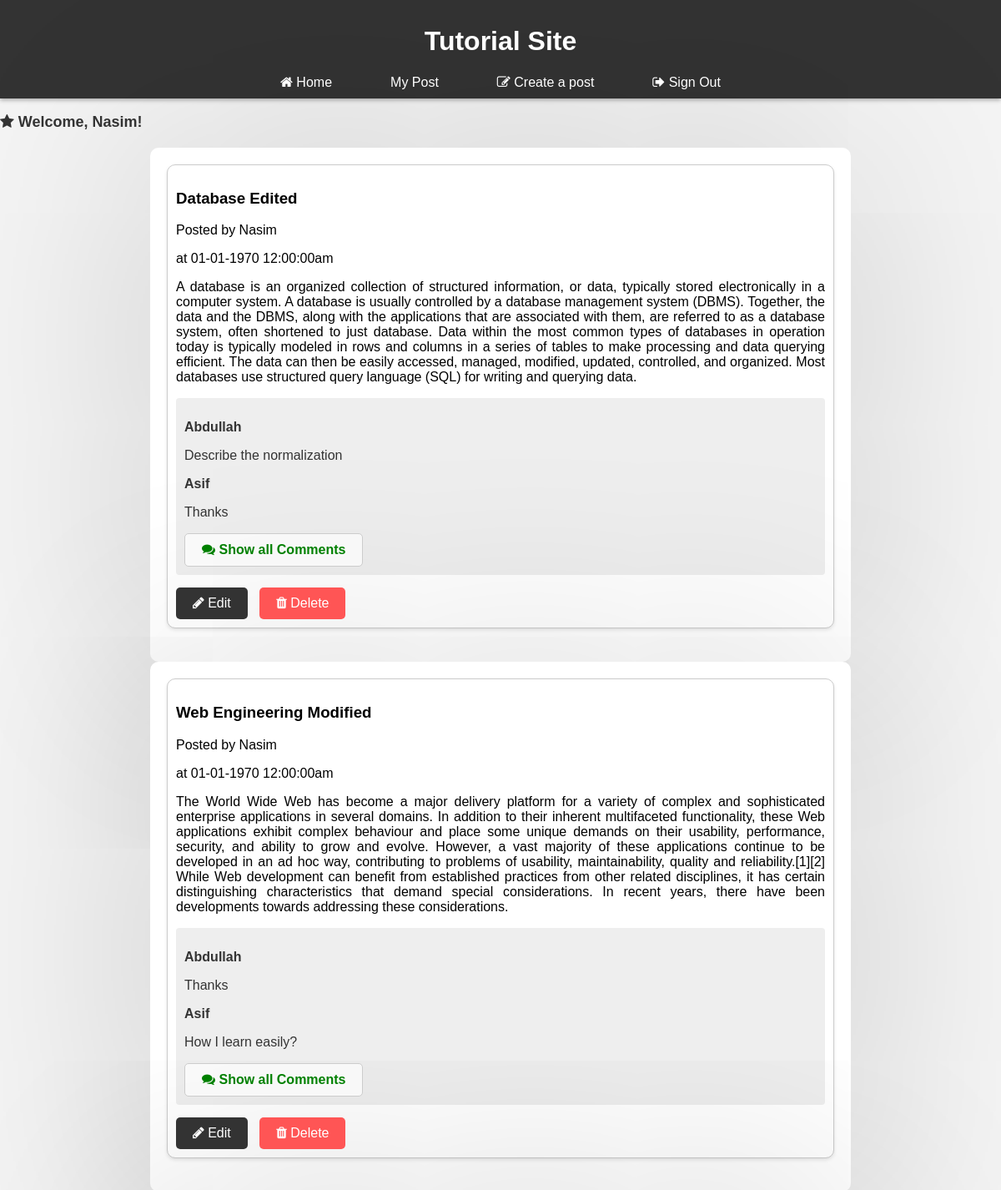
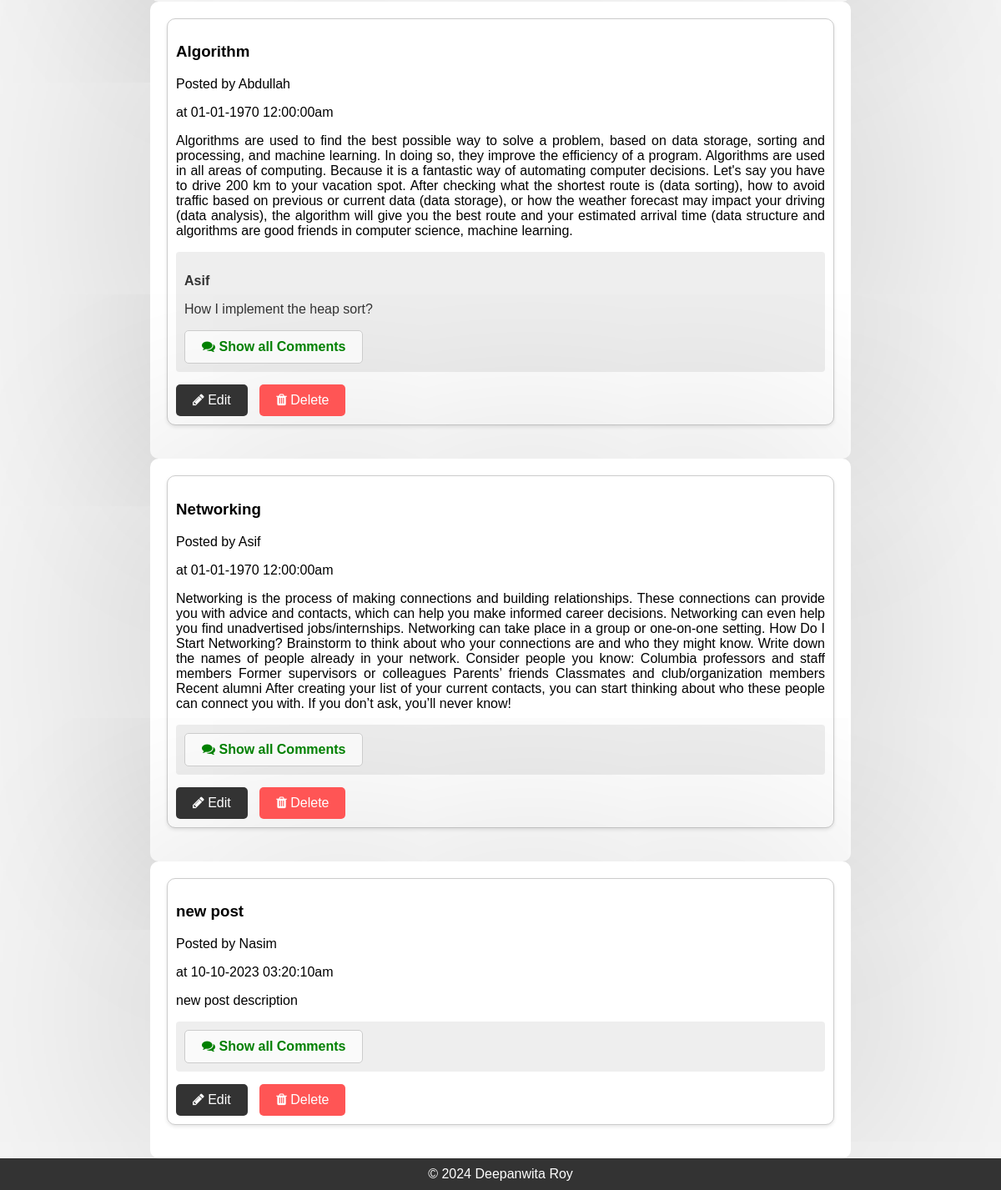
/index.php (signed in), run on the app's committed database (2 pictures, top to bottom).
### tables this page shows
CREATE TABLE `posts` (
  `post_id` int(11) NOT NULL,
  `title` varchar(255) NOT NULL,
  `content` text NOT NULL,
  `user_id` int(11) NOT NULL,
  `time` int(255) NOT NULL,
  `edited_at` int(128) NOT NULL DEFAULT 0
);

CREATE TABLE `users` (
  `user_id` int(11) NOT NULL,
  `username` varchar(255) NOT NULL,
  `password` varchar(255) NOT NULL
);

CREATE TABLE `comments` (
  `comment_id` int(11) NOT NULL,
  `content` text NOT NULL,
  `post_id` int(11) NOT NULL,
  `user_id` int(11) NOT NULL
);

### index.php (the view, shortened to what this page needs)
<?php
include("db.php");
$query = "SELECT posts.*, users.username FROM posts INNER JOIN users ON posts.user_id = users.user_id";
$result = mysqli_query($conn, $query);
$posts = [];
while ($row = mysqli_fetch_assoc($result)) {
    $posts[] = $row;
    }
function get_comment($id){
    global $conn;
    $sql = "SELECT comments.content, users.username FROM `comments` JOIN users ON comments.user_id = users.user_id WHERE post_id=$id LIMIT 2";
    $response = mysqli_query($conn, $sql);
    $comment = "";
    while($row = mysqli_fetch_assoc($response)){
        $comment .= "<div style='margin-bottom: 15px;'>
                        <p style='font-weight: bold;'>{$row['username']}</p>
                        <p>{$row['content']}</p>
                    </div>";
    }
    return $comment;
}
?>
<?php include("header.php"); ?>
<html>
<head>
</head>
  <?php if (isset($_SESSION['user_id'])) : ?>
<p class="w">  <i class="fa fa-star"></i> Welcome, <?php echo $_SESSION['username']; ?>! <a href="logout.php" class="anc1"></a></p>
<?php endif; ?>
<?php foreach ($posts as $post) : ?>
    <div class="container">
<div class="post">
    <h3>
        <a href="article.php?id=<?php echo $post['post_id']; ?>"
            style="text-decoration: none; color:black;"> <?php echo $post['title']; ?></a>
    </h3>
    <p style="color:black">Posted by <?php echo $post['username']; ?></p>
    <p style="color:black">at  <?php echo date("d-m-Y h:i:sa", $post['time']); ?></p>
    <p style="color:black; text-align:justify"><?php echo $post['content']; ?></p>
    <div class="comment_section"
        style="width: 100%; background-color: #eeeeee; box-sizing: border-box; padding: 10px; border-radius: 4px; margin-bottom: 15px;">
        <?php echo get_comment($post['post_id']); ?>
                <a href="article.php?id=<?php echo $post['post_id']; ?>"
            style="text-decoration: none; color:green; font-weight:bold;"  class="show-comments-link"> <i class="fa fa-comments"></i> Show all Comments</a>
    </div>
    <a href='edit_post.php?post_id=<?php echo $post['post_id']; ?>' class="edit-button"><i class="fa fa-pencil"></i> Edit</a>
    <a href='delete.php?post_id=<?php echo $post['post_id']; ?>' class="delete-button"><i class="fa fa-trash"></i> Delete</a>
</div>
    </div>
<?php endforeach; ?>
<?php include("footer.php"); ?>

### header.php (style rules this page uses)
body, ul, li { margin: 0; padding: 0; list-style: none; }

### index.php (style rules this page uses)
body { font-family: Arial, sans-serif; background-color: #f4f4f4; color: #333; margin: 0; padding: 0; }
.w { font-size: 18px; font-weight: bold; margin-bottom: 20px; }
.post { border: 1px solid #ccc; border-radius: 10px; margin-bottom: 20px; padding: 10px; background-color: #fff; box-shadow: 0 2px 4px rgba(0, 0, 0, 0.1); }
.post h3 a { text-decoration: none; color: blue; }
.post p { color: #333; text-align: justify; }
.comment_section { background-color: #eeeeee; padding: 10px; border-radius: 4px; margin-bottom: 15px; }
.container { max-width: 800px; margin: 0 auto; padding: 20px; background-color: #fff; border-radius: 10px; box-shadow: 0px 3px 17000px rgba(0, 0, 0, 0.2); }
.edit-button { background-color: #333; color: #fff; border: none; border-radius: 5px; padding: 10px 20px; margin-right: 10px; text-decoration: none; transition: background-color 0.3s; display: inline-block; }
.delete-button { background-color: #ff5555; color: #fff; border: none; border-radius: 5px; padding: 10px 20px; text-decoration: none; transition: background-color 0.3s; display: inline-block; }
.show-comments-link { display: inline-block; padding: 10px 20px; background: rgba(255, 255, 255, 0.7); color: #333; font-weight: bold; text-decoration: none; border: 1px solid #ccc; border-radius: 5px; transition: background 0.3s; }

### data on the page
posts: title "Database Edited", user.username "Nasim", time "01-01-1970 12:00:00am", content "A database is an organized collection of structured information, or data, typically stored electronically in a computer system. A database is usually controlled by a database management system (DBMS). Together, the data and the DBMS, along with the applications that are associated with them, are referred to as a database system, often shortened to just database. Data within the most common types of databases in operation today is typically modeled in rows and columns in a series of tables to make processing and data querying efficient. The data can then be easily accessed, managed, modified, updated, controlled, and organized. Most databases use structured query language (SQL) for writing…"
comments: user.username "Abdullah", content "Describe the normalization"
comments: user.username "Asif", content "Thanks"
posts: title "Web Engineering Modified", user.username "Nasim", time "01-01-1970 12:00:00am", content "The World Wide Web has become a major delivery platform for a variety of complex and sophisticated enterprise applications in several domains. In addition to their inherent multifaceted functionality, these Web applications exhibit complex behaviour and place some unique demands on their usability, performance, security, and ability to grow and evolve. However, a vast majority of these applications continue to be developed in an ad hoc way, contributing to problems of usability, maintainability, quality and reliability.[1][2] While Web development can benefit from established practices from other related disciplines, it has certain distinguishing characteristics that demand special…"
comments: user.username "Abdullah", content "Thanks"
comments: user.username "Asif", content "How I learn easily?"
posts: title "Algorithm", user.username "Abdullah", time "01-01-1970 12:00:00am", content "Algorithms are used to find the best possible way to solve a problem, based on data storage, sorting and processing, and machine learning. In doing so, they improve the efficiency of a program. Algorithms are used in all areas of computing. Because it is a fantastic way of automating computer decisions. Let's say you have to drive 200 km to your vacation spot. After checking what the shortest route is (data sorting), how to avoid traffic based on previous or current data (data storage), or how the weather forecast may impact your driving (data analysis), the algorithm will give you the best route and your estimated arrival time (data structure and algorithms are good friends in computer…"
comments: user.username "Asif", content "How I implement the heap sort?"
posts: title "Networking", user.username "Asif", time "01-01-1970 12:00:00am", content "Networking is the process of making connections and building relationships. These connections can provide you with advice and contacts, which can help you make informed career decisions. Networking can even help you ﬁnd unadvertised jobs/internships. Networking can take place in a group or one-on-one setting. How Do I Start Networking? Brainstorm to think about who your connections are and who they might know. Write down the names of people already in your network. Consider people you know: Columbia professors and staff members Former supervisors or colleagues Parents’ friends Classmates and club/organization members Recent alumni After creating your list of your current contacts, you can…"
posts: title "new post", user.username "Nasim", time "10-10-2023 03:20:10am", content "new post description"

### other printed values
$_SESSION['username'] "Nasim"
